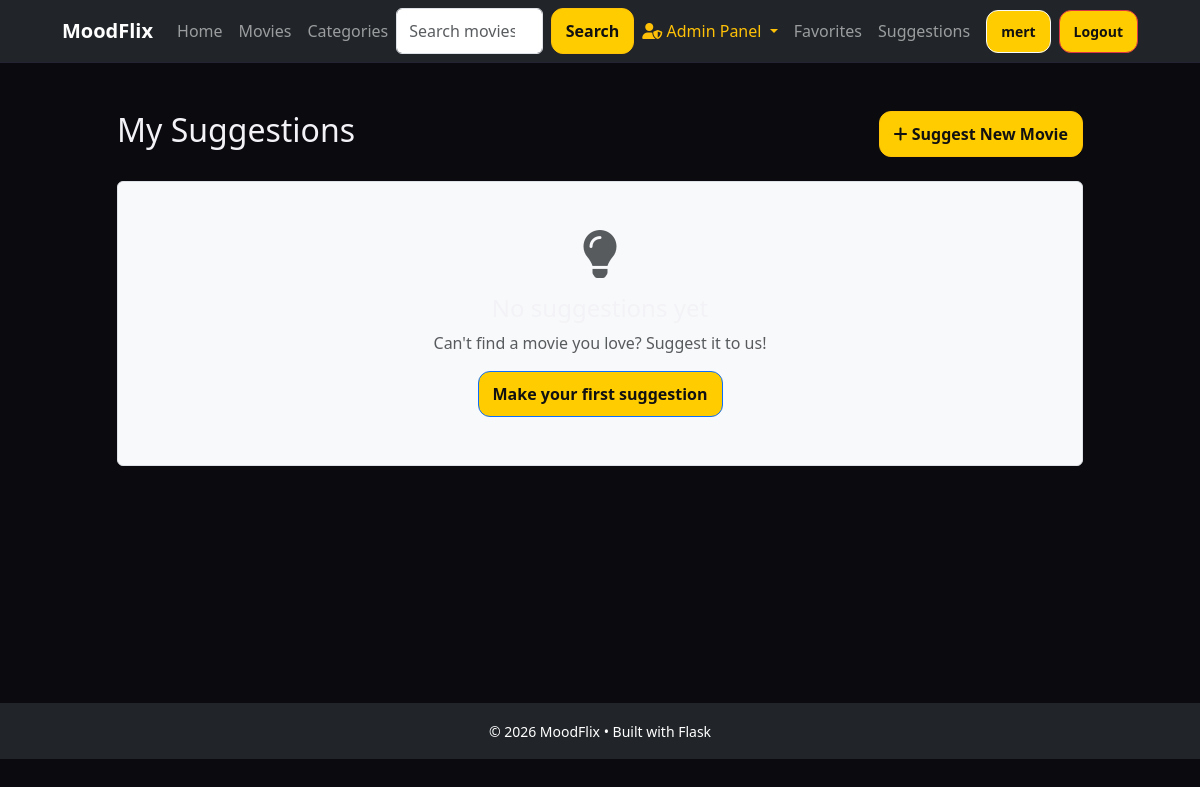
The page /suggestions/ (signed in) on the database as committed earlier.
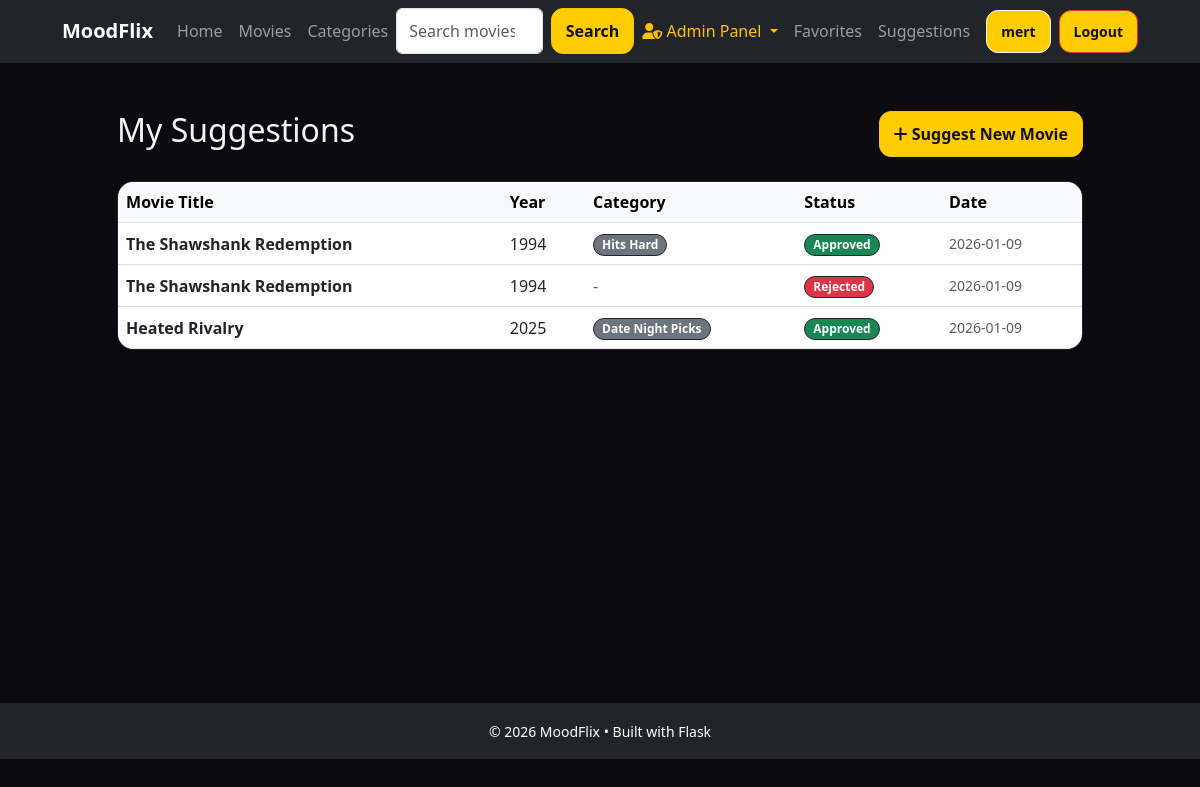
The same page on the database as committed later.
### app/models/suggestion.py (models this page shows, shortened)
class Suggestion(db.Model):
    __tablename__ = "suggestions"
    id = db.Column(db.Integer, primary_key=True)
    user_id = db.Column(db.Integer, db.ForeignKey('users.id'), nullable=False)
    mood_category_id = db.Column(db.Integer, db.ForeignKey('mood_categories.id'), nullable=True)
    title = db.Column(db.String(255), nullable=False)
    year = db.Column(db.Integer, nullable=True)
    description = db.Column(db.Text, nullable=True)
    posterUrl = db.Column(db.String(500), nullable=True)
    imdbRating = db.Column(db.Float, nullable=True)
    status = db.Column(db.String(50), default="pending")  # pending, approved, rejected
    createdAt = db.Column(db.DateTime, default=datetime.utcnow)
    mood_category = db.relationship('MoodCategory', backref='suggestions')

### app/models/mood_category.py (models this page shows, shortened)
class MoodCategory(db.Model):
    __tablename__ = "mood_categories"
    id = db.Column(db.Integer, primary_key=True)
    name = db.Column(db.String(255), nullable=False)
    description = db.Column(db.Text, nullable=True)

### app/controllers/suggestion_controller.py (the view)
@suggestion_bp.get("/")
def list_suggestions():
    if not current_user.is_authenticated:
        flash("Please log in to view suggestions.", "error")
        return redirect(url_for("auth.login"))
    suggestions = SuggestionService.listUserSuggestions(current_user.id)
    return render_template("suggestions/list.html", suggestions=suggestions)

### app/__init__.py (called while the page is built)
def init_extensions(app: Flask) -> None:
    db.init_app(app)
    import_models()
    migrate.init_app(app, db)
    login_manager.init_app(app)
    login_manager.login_view = "auth.login"
    from app.models.user import User
    @login_manager.user_loader
    def load_user(user_id):
        return User.query.get(int(user_id))

### app/services/suggestion_service.py (called while the page is built)
    @staticmethod
    def listUserSuggestions(userId: int) -> list[Suggestion]:
        return Suggestion.query.filter_by(user_id=userId).order_by(Suggestion.createdAt.desc()).all()

### app/views/templates/suggestions/list.html (shortened to what this page needs)
{% extends "base.html" %}
{% block content %}
<div class="container py-4">
    <div class="d-flex justify-content-between align-items-center mb-4">
        <h2>My Suggestions</h2>
        <a href="{{ url_for('suggestion.submit_suggestion_route') }}" class="btn btn-warning">
            <i class="fas fa-plus"></i> Suggest New Movie
        </a>
    </div>
    {% if suggestions %}
        <div class="card shadow-sm">
            <div class="table-responsive">
                <table class="table table-hover mb-0 align-middle">
                    <thead class="table-light">
                        <tr>
                            <th>Movie Title</th>
                            <th>Year</th>
                            <th>Category</th>
                            <th>Status</th>
                            <th>Date</th>
                        </tr>
                    </thead>
                    <tbody>
                        {% for s in suggestions %}
                        <tr>
                            <td class="fw-bold">{{ s.title }}</td>
                            <td>{{ s.year or '-' }}</td>
                            <td>
                                {% if s.mood_category %}
                                    <span class="badge bg-secondary">{{ s.mood_category.name }}</span>
                                {% else %}
                                    <span class="text-muted">-</span>
                                {% endif %}
                            </td>
                            <td>
                                {% if s.status == 'approved' %}
                                    <span class="badge bg-success">Approved</span>
                                {% elif s.status == 'rejected' %}
                                    <span class="badge bg-danger">Rejected</span>
                                {% else %}
                                    <span class="badge bg-warning text-dark">Pending</span>
                                {% endif %}
                            </td>
                            <td class="text-muted small">
                                {{ s.createdAt.strftime('%Y-%m-%d') if s.createdAt else '' }}
                            </td>
                        </tr>
                        {% endfor %}
                    </tbody>
                </table>
            </div>
        </div>
    {% else %}
        <div class="text-center py-5 border rounded bg-light">
            <i class="fas fa-lightbulb fa-3x text-muted mb-3"></i>
            <h4>No suggestions yet</h4>
            <p class="text-muted">Can't find a movie you love? Suggest it to us!</p>
            <a href="{{ url_for('suggestion.submit_suggestion_route') }}" class="btn btn-outline-primary">
                Make your first suggestion
            </a>
        </div>
    {% endif %}
</div>
{% endblock %}

Rows that differ between the two databases and show on the page:
added Suggestion: title "The Shawshank Redemption", year "1994", mood_category.name "Hits Hard", status "Approved", createdAt "2026-01-09"
added Suggestion: title "The Shawshank Redemption", year "1994", status "Rejected", createdAt "2026-01-09"
added Suggestion: title "Heated Rivalry", year "2025", mood_category.name "Date Night Picks", status "Approved", createdAt "2026-01-09"
Other text that changed with them:
text no longer shown: "Can't find a movie you love? Suggest it to us! Make your first suggestion"
text now shown: "Movie Title Year Category Status Date"
